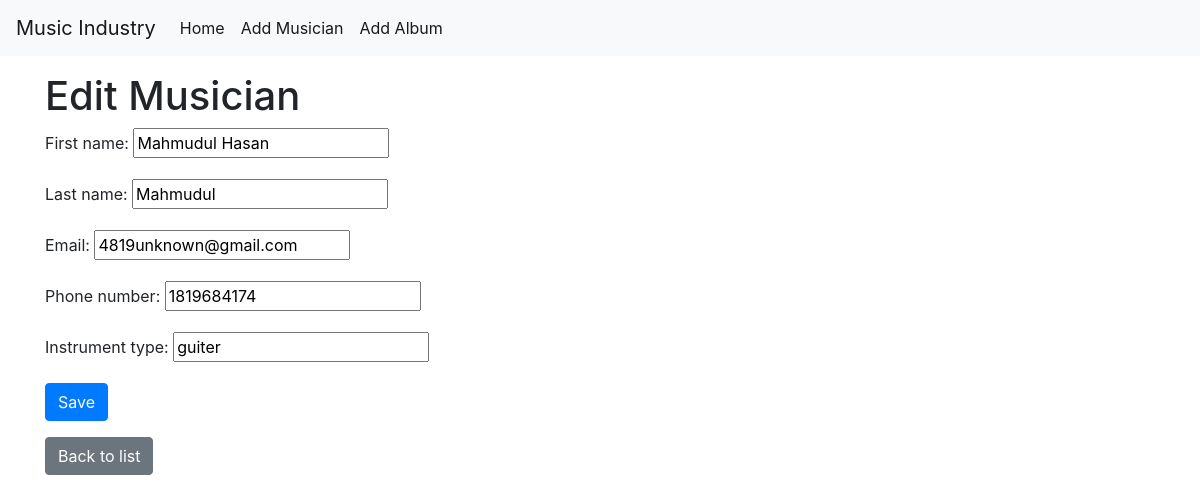
Page /musician/8/ on the committed database.
### directory/models.py (models this page shows, shortened)
class Musician(models.Model):
    first_name = models.CharField(max_length=30)
    last_name = models.CharField(max_length=30)
    email = models.EmailField()
    phone_number = models.CharField(max_length=15)
    instrument_type = models.CharField(max_length=50)

### directory/views.py (the view)
# urls.py: path('musician/<int:pk>/', views.musician_detail, name='musician_detail'),
def musician_detail(request, pk):
    musician = get_object_or_404(Musician, pk=pk)
    if request.method == "POST":
        form = MusicianForm(request.POST, instance=musician)
        if form.is_valid():
            form.save()
            return redirect('musician_list')
    else:
        form = MusicianForm(instance=musician)
    return render(request, 'directory/musician_detail.html', {'form': form})

### directory/forms.py
class MusicianForm(forms.ModelForm):
    class Meta:
        model = Musician
        fields = '__all__'

### directory/templates/directory/musician_detail.html (shortened to what this page needs)
{% extends 'directory/base.html' %}
{% block content %}
<h1>Edit Musician</h1>
<form method="post" class="form">
    {{ form.as_p }}
    <button type="submit" class="btn btn-primary">Save</button>
</form>
<a href="{% url 'musician_list' %}" class="btn btn-secondary mt-3">Back to list</a>
{% endblock %}

### rows in the picture
Musician: first_name "Mahmudul Hasan", last_name "Mahmudul", email "4819unknown@gmail.com", phone_number "1819684174", instrument_type "guiter"
